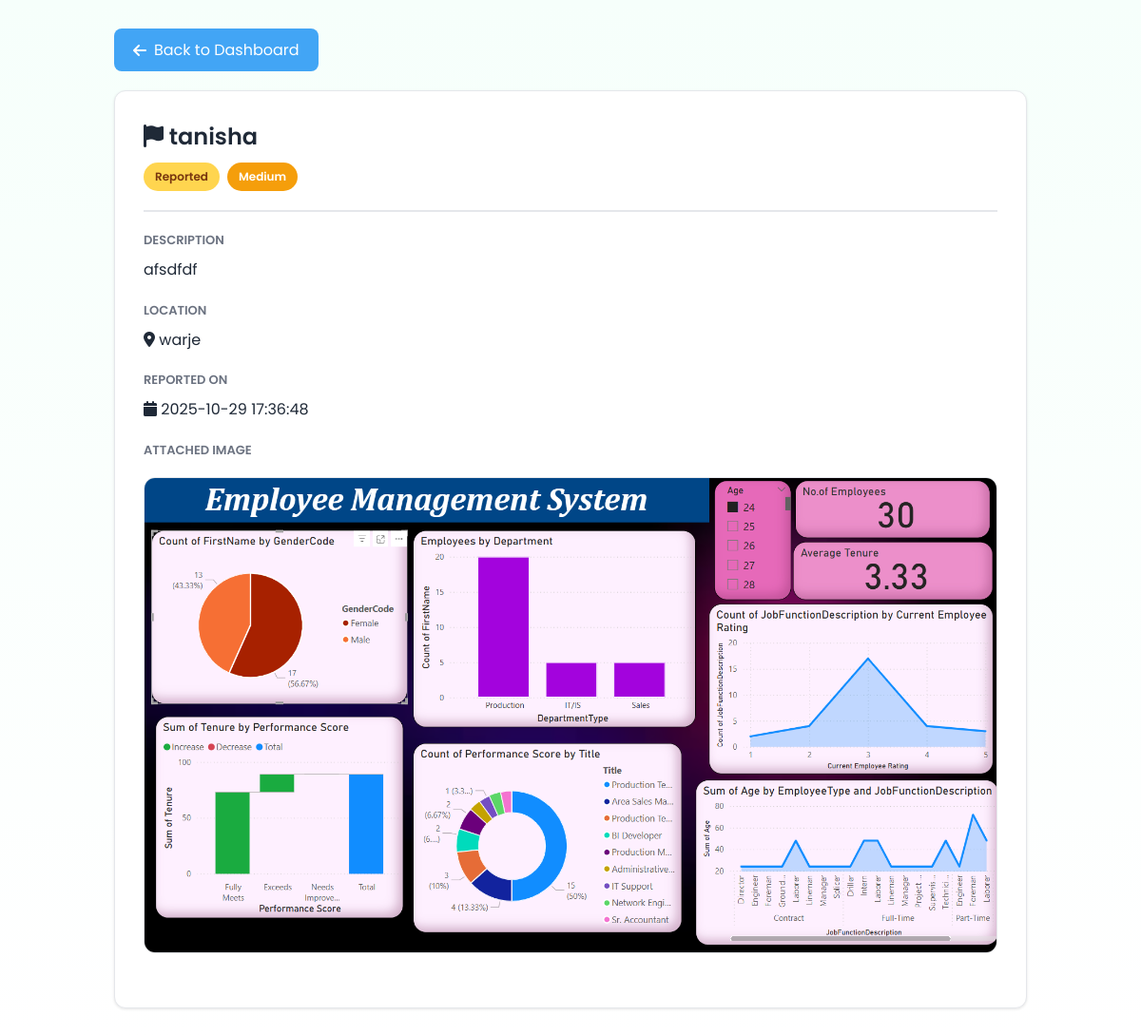
The page /report/1 on the database its author committed.
### tables this page shows
CREATE TABLE reports (
        id INTEGER PRIMARY KEY AUTOINCREMENT,
        name TEXT,
        location TEXT,
        description TEXT,
        image_path TEXT,
        severity TEXT,
        coverage REAL,
        preview_path TEXT,
        status TEXT DEFAULT "Pending",
        created_at TEXT
    , latitude REAL, longitude REAL);

### app.py (the view)
@app.route("/report/<int:report_id>")
def report_details(report_id):
    try:
        conn = sqlite3.connect("reports.db")
        conn.row_factory = sqlite3.Row
        cur = conn.cursor()
        cur.execute("SELECT * FROM reports WHERE id = ?", (report_id,))
        report = cur.fetchone()
        conn.close()
        if not report:
            return render_template("error.html", message="Report not found"), 404
        return render_template("report_details.html", report=report)
    except Exception as e:
        print("⚠️ Error loading report:", e)
        return render_template("error.html", message="Could not load report"), 500

### templates/report_details.html (shortened to what this page needs)
<!DOCTYPE html>
<html lang="en">
<head>
  <link rel="stylesheet" href="https://cdnjs.cloudflare.com/ajax/libs/font-awesome/6.5.2/css/all.min.css" />
  <link rel="stylesheet" href="{{ url_for('static', filename='css/admin_dashboard.css') }}">
</head>
<body>
  <div class="details-container">
    <a href="{{ url_for('employee_dashboard') }}" class="back-btn">
      <i class="fa-solid fa-arrow-left"></i> Back to Dashboard
    </a>
    <div class="details-card">
      <div class="details-header">
        <h1 class="details-title">
          <i class="fa-solid fa-{{ 'trash-can' if 'garbage' in (report['name'] or '')|lower or 'trash' in (report['name'] or '')|lower else 'droplet' if 'drain' in (report['name'] or '')|lower or 'water' in (report['name'] or '')|lower else 'cloud' if 'air' in (report['name'] or '')|lower else 'flag' }}"></i>
          {{ report['name'] or 'Untitled Report' }}
        </h1>
        {% set raw_status = report['status'] or 'Pending' %}
        {% set display_status = 'Reported' if raw_status == 'Pending' else raw_status %}
        {% set severity = report['severity'] or 'Medium' %}
        <div class="details-badges">
          <span class="badge badge--{{ display_status | lower | replace(' ', '-') }}">{{ display_status }}</span>
          <span class="badge badge--severity badge--severity-{{ severity | lower }}">{{ severity }}</span>
        </div>
      </div>
      <div class="detail-section">
        <div class="detail-label">Description</div>
        <div class="detail-value">{{ report['description'] or 'No description provided' }}</div>
      </div>
      <div class="detail-section">
        <div class="detail-label">Location</div>
        <div class="detail-value">
          <i class="fa-solid fa-location-dot"></i> {{ report['location'] or 'N/A' }}
        </div>
      </div>
      <div class="detail-section">
        <div class="detail-label">Reported On</div>
        <div class="detail-value">
          <i class="fa-solid fa-calendar"></i> {{ report['created_at'] or 'N/A' }}
        </div>
      </div>
      {% if report['image_path'] %}
      <div class="detail-section">
        <div class="detail-label">Attached Image</div>
        <img src="{{ url_for('static', filename=report['image_path'].split('static/')[-1]) }}"
             alt="Report image"
             class="report-image">
      </div>
      {% endif %}
    </div>
  </div>
</body>
</html>

### static/css/admin_dashboard.css (style rules this page uses)
:root { --green:#2E8B57; --lime:#00C853; --accent:#A8E6CF; --text:#333333; --border:#D6E3E6; --bg:#F5F5F5; --radius:14px; --shadow:0 3px 12px rgba(20,38,47,.08); --shadow-lg:0 8px 24px rgba(20,38,47,.12); }
* { box-sizing: border-box; }
body { margin:0; font-family:'Poppins','Nunito Sans',system-ui,-apple-system,"Segoe UI",Roboto,Arial,sans-serif; color:var(--text); background: linear-gradient(180deg, #F6FFFB 0%, #FFFFFF 100%); }
.badge { padding:4px 12px; border-radius:999px; font-size:11px; font-weight:600; color:#fff; white-space:nowrap; }
.badge--reported { background:#FFD54F; color:#78350f; }
.badge--severity-medium { background:#f59e0b; }

### templates/report_details.html (style rules this page uses)
body { background: linear-gradient(180deg, #F6FFFB 0%, #FFFFFF 100%); }
.back-btn { display:inline-flex; align-items:center; gap:8px; padding:10px 20px; border-radius:8px; border:none; background:#42A5F5; color:#fff; text-decoration:none; margin-bottom:20px; transition:all .3s ease; }
.details-container { max-width:1000px; margin:30px auto; padding:0 20px; }
.details-card { background:#fff; border:1px solid #e5e7eb; border-radius: 12px; box-shadow: 0 1px 3px rgba(0,0,0,0.1); padding:30px; margin-bottom:20px; }
.details-header { border-bottom:2px solid #e5e7eb; padding-bottom:20px; margin-bottom:20px; }
.details-title { font-size:24px; font-weight:600; color:#1f2937; margin:0 0 10px 0; }
.details-badges { display:flex; gap:8px; margin-top:10px; }
.detail-section { margin:20px 0; }
.detail-label { font-size:13px; font-weight:600; color:#6b7280; text-transform:uppercase; margin-bottom:8px; }
.detail-value { font-size:16px; color:#1f2937; line-height:1.6; }
.report-image { max-width:100%; border-radius:12px; margin-top:10px; border:1px solid #e5e7eb; }
.badge { padding:6px 12px; border-radius:999px; font-size:12px; font-weight:600; color:#fff; white-space:nowrap; }
.badge--reported { background:#FFD54F; color:#78350f; }
.badge--severity-medium { background:#f59e0b; }

### rows shown on the page
reports: name "tanisha", description "afsdfdf", location "warje", created_at "2025-10-29 17:36:48", image_path (picture)

### other values the page prints
{{ display_status }} "Reported"
{{ severity }} "Medium"
